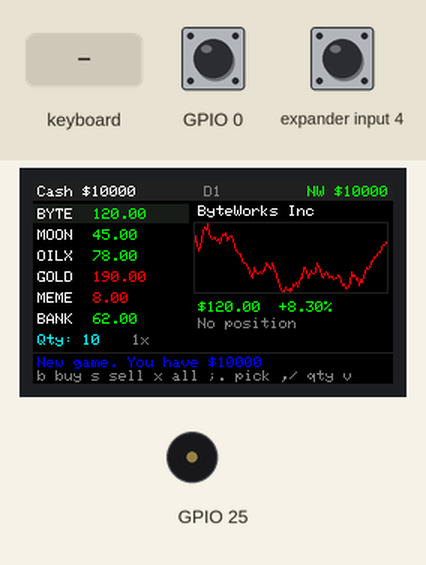
A sketch run on a simulated ESP32-S3. On the bench: 240×135 colour display, buzzer (waves = sounding). Inputs (shaded band) come from the test bench; at power-on: GPIO 0 HIGH, expander input 4 HIGH. Random numbers use the default seed unless the sketch sets one; EEPROM starts erased.

Above: at 0.4 s.
1.4 s: keyboard key "p" received
At 2.3 s:
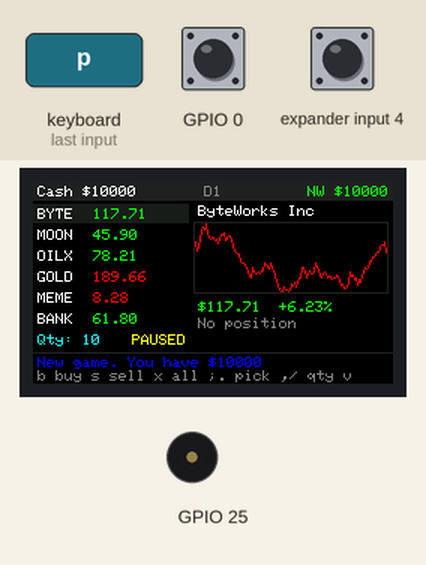
3.0 s: keyboard key "s" received
At 3.5 s:
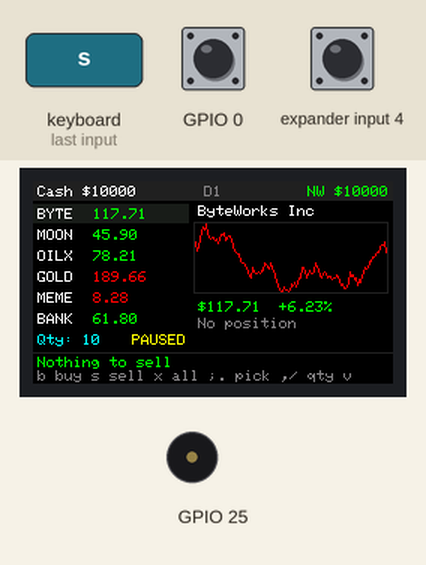
6.0 s: keyboard key "b" received
At 6.5 s:
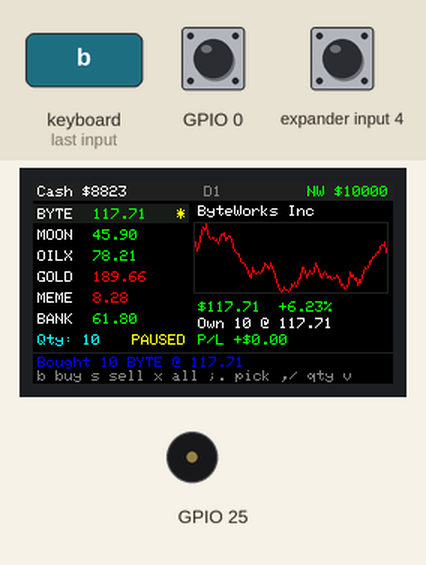
9.0 s: keyboard key ";" received
At 9.5 s:
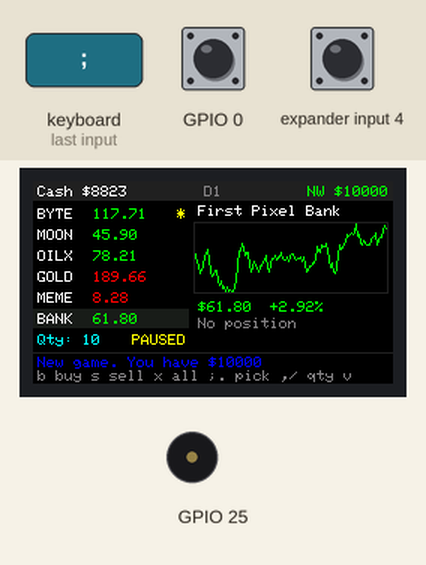
10.6 s: keyboard key "x" received
At 11.2 s:
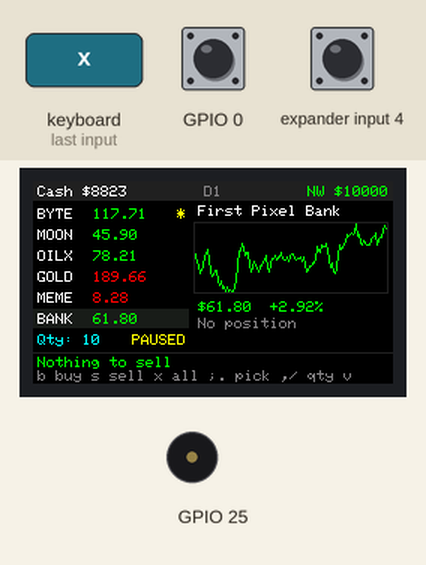
13.6 s: keyboard key "v" received
At 14.5 s:
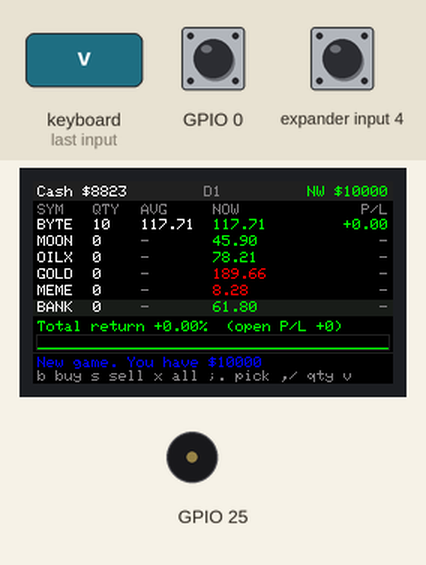
Timing chart, 0 to 16.2 s (numbered marks = the images above; inputs shaded):
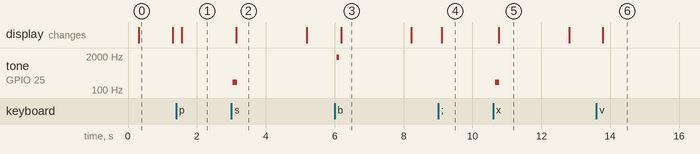

Measured:
- after the input at 3.0 s, tone on GPIO 25: silent → 200 Hz after 0.05 s, → silent 0.12 s later; the display: changes after 0.14 s (image 2)
- after the input at 6.0 s, tone on GPIO 25: silent → 1800 Hz after 0.07 s, → silent 0.06 s later; the display: changes after 0.18 s (image 3)
- after the input at 9.0 s, the display: changes after 0.11 s (image 4)
- after the input at 10.6 s, tone on GPIO 25: silent → 200 Hz after 0.06 s, → silent 0.12 s later; the display: changes after 0.16 s (image 5)
- after the input at 13.6 s, the display: changes after 0.18 s (image 6)
- what the display in image 0 shows lasts 1.0 s, from 0.3 s to 1.3 s
- what the display in image 2 shows lasts 2.1 s, from 3.1 s to 5.2 s

The sketch:

stock_trading_sim_adv.ino
```cpp
/*
 * Cardputer Stock Trading Simulator
 * Target: M5Stack Cardputer / Cardputer ADV (ESP32-S3, 240x135 LCD, keyboard)
 *
 * Libraries (Arduino Library Manager): M5Cardputer (pulls in M5Unified + M5GFX)
 * Board: "M5Stack-StampS3" (or M5Cardputer if your core lists it)
 *
 * Controls
 *   ; / .       select previous / next stock   (the up / down arrow keys)
 *   , / /       decrease / increase order size (the left / right arrow keys)
 *   1-6         jump straight to a stock
 *   b           buy selected stock
 *   s           sell selected stock
 *   x           sell entire position
 *   v or Tab    toggle Market / Portfolio view
 *   p           pause / resume
 *   f           cycle simulation speed
 *   m           mute / unmute
 *   o           flip screen orientation (landscape, saved)
 *   r (twice)   reset game to $10,000
 *
 * Progress (cash, holdings, prices) is saved to flash automatically.
 */

#include <M5Cardputer.h>
#include <Preferences.h>

#define N_STOCKS    6
#define HIST        130        // price history points (one per pixel of chart)
#define START_CASH  10000.0f
#define DAY_TICKS   60         // ticks per "day" (used for daily change %)

// ---------- colours ----------
#define C_BG     0x0000
#define C_HDR    0x2104
#define C_SEL    0x18E3
#define C_UP     0x07E0
#define C_DOWN   0xF800
#define C_TEXT   0xFFFF
#define C_DIM    0x8410
#define C_WARN   0xFFE0
#define C_CYAN   0x07FF

struct Stock {
  const char* sym;
  const char* name;
  float price;
  float base;     // long-run "fair value", price mean-reverts toward it
  float drift;    // per-tick drift
  float vol;      // per-tick volatility
  float hist[HIST];
  int   shares;
  float avg;      // average cost per share
  float prevClose;
};

Stock stocks[N_STOCKS] = {
  {"BYTE", "ByteWorks Inc",     120.0f, 120.0f, 0.00008f, 0.008f},
  {"MOON", "Moonshot Rockets",   45.0f,  45.0f, 0.00005f, 0.014f},
  {"OILX", "OilX Energy",        78.0f,  78.0f, 0.00002f, 0.009f},
  {"GOLD", "Golden Vault",      190.0f, 190.0f, 0.00001f, 0.004f},
  {"MEME", "MemeCoin Corp",       8.0f,   8.0f, 0.00000f, 0.030f},
  {"BANK", "First Pixel Bank",   62.0f,  62.0f, 0.00003f, 0.006f},
};

M5Canvas canvas(&M5Cardputer.Display);
Preferences prefs;

float    cash = START_CASH;
float    nwHist[HIST];
int      sel = 0;
int      view = 0;               // 0 = market, 1 = portfolio
bool     paused = false;
bool     muted = false;
uint32_t tickCount = 0;
uint32_t day = 1;

const int qtySteps[] = {1, 5, 10, 25, 100, 0};   // 0 = MAX
const int N_QTY = 6;
int qtyIdx = 2;

const uint32_t speedMs[] = {2000, 1000, 500, 250};
const char*    speedName[] = {"0.5x", "1x", "2x", "4x"};
int speedIdx = 1;

char     news[64] = "Welcome to the market!";
uint32_t newsColor = C_CYAN;
char     toast[40] = "";
uint32_t toastUntil = 0;
uint32_t toastColor = C_WARN;
uint32_t resetArmedUntil = 0;

uint32_t lastTick = 0, lastDraw = 0, lastSave = 0;

// ---------- screen rotation ----------
int rot = 1;   // 0-3; only landscape ones (width > height) are ever used

bool isLandscape() {
  return M5Cardputer.Display.width() > M5Cardputer.Display.height();
}

void saveRotation() {
  prefs.begin("stocksim", false);
  prefs.putInt("rot", rot);
  prefs.end();
}

// Apply the saved rotation; if it isn't landscape, find one that is.
void applyRotation() {
  for (int k = 0; k < 4; k++) {
    int r = (rot + k) % 4;
    M5Cardputer.Display.setRotation(r);
    if (isLandscape()) { rot = r; return; }
  }
}

// Flip to the next landscape orientation (i.e. turn the screen 180 degrees).
void cycleRotation() {
  for (int k = 1; k <= 4; k++) {
    int r = (rot + k) % 4;
    M5Cardputer.Display.setRotation(r);
    if (isLandscape() && r != rot) { rot = r; break; }
  }
  saveRotation();
}

// ---------- helpers ----------
float gauss() {                    // approx. standard normal
  float s = 0;
  for (int i = 0; i < 4; i++) s += random(0, 10001) / 10000.0f;
  return (s - 2.0f) * 1.732f;
}

float netWorth() {
  float t = cash;
  for (int i = 0; i < N_STOCKS; i++) t += stocks[i].shares * stocks[i].price;
  return t;
}

void showToast(const char* m, uint32_t col = C_WARN) {
  strncpy(toast, m, sizeof(toast) - 1);
  toast[sizeof(toast) - 1] = 0;
  toastColor = col;
  toastUntil = millis() + 2000;
}

void beep(int f, int ms) {
  if (!muted) M5Cardputer.Speaker.tone(f, ms);
}

int currentQty(bool buying) {
  Stock& s = stocks[sel];
  int q = qtySteps[qtyIdx];
  if (q == 0) q = buying ? (int)floorf(cash / s.price) : s.shares;
  return q;
}

// Build a plausible history ending at the current price (random walk backwards)
void seedHistory(int i) {
  Stock& s = stocks[i];
  float p = s.price;
  for (int k = HIST - 1; k >= 0; k--) {
    s.hist[k] = p;
    float r = s.drift + s.vol * gauss();
    p /= (1.0f + r);
    if (p < 0.5f) p = 0.5f;
  }
  s.prevClose = s.hist[max(0, HIST - 1 - DAY_TICKS)];
}

// ---------- persistence ----------
void save() {
  prefs.begin("stocksim", false);
  prefs.putFloat("cash", cash);
  prefs.putUInt("tick", tickCount);
  prefs.putUInt("day", day);
  char k[8];
  for (int i = 0; i < N_STOCKS; i++) {
    snprintf(k, sizeof(k), "sh%d", i); prefs.putInt(k, stocks[i].shares);
    snprintf(k, sizeof(k), "av%d", i); prefs.putFloat(k, stocks[i].avg);
    snprintf(k, sizeof(k), "pr%d", i); prefs.putFloat(k, stocks[i].price);
  }
  prefs.end();
}

bool load() {
  prefs.begin("stocksim", true);
  bool ok = prefs.isKey("cash");
  if (ok) {
    cash = prefs.getFloat("cash", START_CASH);
    tickCount = prefs.getUInt("tick", 0);
    day = prefs.getUInt("day", 1);
    char k[8];
    for (int i = 0; i < N_STOCKS; i++) {
      snprintf(k, sizeof(k), "sh%d", i); stocks[i].shares = prefs.getInt(k, 0);
      snprintf(k, sizeof(k), "av%d", i); stocks[i].avg = prefs.getFloat(k, 0);
      snprintf(k, sizeof(k), "pr%d", i); stocks[i].price = prefs.getFloat(k, stocks[i].price);
      stocks[i].base = stocks[i].price;
    }
  }
  prefs.end();
  return ok;
}

void resetGame() {
  cash = START_CASH;
  tickCount = 0;
  day = 1;
  const float startPrices[N_STOCKS] = {120, 45, 78, 190, 8, 62};
  for (int i = 0; i < N_STOCKS; i++) {
    stocks[i].price = stocks[i].base = startPrices[i];
    stocks[i].shares = 0;
    stocks[i].avg = 0;
    seedHistory(i);
  }
  float nw = netWorth();
  for (int i = 0; i < HIST; i++) nwHist[i] = nw;
  snprintf(news, sizeof(news), "New game. You have $%.0f", START_CASH);
  newsColor = C_CYAN;
  save();
}

// ---------- simulation ----------
void randomEvent() {
  if (random(0, 100) < 2) {                      // market-wide event
    bool up = random(0, 2);
    float m = (random(10, 30) / 1000.0f) * (up ? 1 : -1);
    for (int i = 0; i < N_STOCKS; i++) stocks[i].price *= (1.0f + m);
    snprintf(news, sizeof(news), up ? "Rate cut! Markets rally" : "Recession fears hit markets");
    newsColor = up ? C_UP : C_DOWN;
    return;
  }
  int i = random(0, N_STOCKS);
  bool up = random(0, 2);
  float shock = random(30, 100) / 1000.0f;
  if (stocks[i].vol > 0.02f) shock *= 1.8f;      // memes move harder
  stocks[i].price *= up ? (1.0f + shock) : (1.0f - shock);
  static const char* goodNews[] = {"%s beats earnings!", "%s unveils new product", "%s lands huge contract", "Analysts upgrade %s"};
  static const char* badNews[]  = {"%s CEO resigns", "%s product recall", "%s misses earnings", "Analysts downgrade %s"};
  snprintf(news, sizeof(news), up ? goodNews[random(0, 4)] : badNews[random(0, 4)], stocks[i].sym);
  newsColor = up ? C_UP : C_DOWN;
}

void tick() {
  float mkt = 0.002f * gauss();                  // shared market factor
  for (int i = 0; i < N_STOCKS; i++) {
    Stock& s = stocks[i];
    float r = s.drift + mkt + s.vol * gauss() + 0.002f * logf(s.base / s.price);
    s.price *= (1.0f + r);
    s.base *= (1.0f + s.drift);
  }
  if (random(0, 100) < 4) randomEvent();         // ~1 event / 25 ticks

  for (int i = 0; i < N_STOCKS; i++) {
    Stock& s = stocks[i];
    if (s.price < 0.5f) s.price = 0.5f;
    memmove(&s.hist[0], &s.hist[1], sizeof(float) * (HIST - 1));
    s.hist[HIST - 1] = s.price;
  }
  memmove(&nwHist[0], &nwHist[1], sizeof(float) * (HIST - 1));
  nwHist[HIST - 1] = netWorth();

  tickCount++;
  if (tickCount % DAY_TICKS == 0) {
    day++;
    for (int i = 0; i < N_STOCKS; i++) stocks[i].prevClose = stocks[i].price;
  }
}

// ---------- trading ----------
void doBuy() {
  Stock& s = stocks[sel];
  int q = currentQty(true);
  if (q <= 0) { showToast("Not enough cash", C_DOWN); beep(200, 120); return; }
  float cost = q * s.price;
  if (cost > cash + 0.001f) { showToast("Not enough cash", C_DOWN); beep(200, 120); return; }
  s.avg = (s.avg * s.shares + cost) / (s.shares + q);
  s.shares += q;
  cash -= cost;
  char m[40]; snprintf(m, sizeof(m), "Bought %d %s @ %.2f", q, s.sym, s.price);
  showToast(m, C_UP);
  beep(1800, 60);
  save();
}

void doSell(bool all) {
  Stock& s = stocks[sel];
  int q = all ? s.shares : currentQty(false);
  if (q > s.shares) q = s.shares;
  if (q <= 0) { showToast("Nothing to sell", C_DOWN); beep(200, 120); return; }
  float proceeds = q * s.price;
  float pl = q * (s.price - s.avg);
  cash += proceeds;
  s.shares -= q;
  if (s.shares == 0) s.avg = 0;
  char m[40]; snprintf(m, sizeof(m), "Sold %d %s %s$%.0f", q, s.sym, pl >= 0 ? "+" : "-", fabsf(pl));
  showToast(m, pl >= 0 ? C_UP : C_DOWN);
  beep(pl >= 0 ? 2200 : 900, 80);
  save();
}

// ---------- drawing ----------
void drawSpark(const float* d, int n, int x, int y, int w, int h) {
  float lo = d[0], hi = d[0];
  for (int i = 1; i < n; i++) { if (d[i] < lo) lo = d[i]; if (d[i] > hi) hi = d[i]; }
  float range = hi - lo;
  if (range < 0.0001f) range = 0.0001f;
  uint16_t col = (d[n - 1] >= d[0]) ? C_UP : C_DOWN;
  canvas.drawRect(x - 1, y - 1, w + 2, h + 2, C_HDR);
  int px = 0, py = 0;
  for (int i = 0; i < n; i++) {
    int cx = x + (i * (w - 1)) / (n - 1);
    int cy = y + h - 1 - (int)((d[i] - lo) / range * (h - 1));
    if (i > 0) canvas.drawLine(px, py, cx, cy, col);
    px = cx; py = cy;
  }
}

void drawHeader() {
  canvas.fillRect(0, 0, 240, 13, C_HDR);
  char b[32];
  canvas.setTextColor(C_TEXT, C_HDR);
  canvas.setTextDatum(top_left);
  snprintf(b, sizeof(b), "Cash $%.0f", cash);
  canvas.drawString(b, 3, 3);
  float nw = netWorth();
  canvas.setTextColor(nw >= START_CASH ? C_UP : C_DOWN, C_HDR);
  canvas.setTextDatum(top_right);
  snprintf(b, sizeof(b), "NW $%.0f", nw);
  canvas.drawString(b, 237, 3);
  canvas.setTextColor(C_DIM, C_HDR);
  canvas.setTextDatum(top_center);
  snprintf(b, sizeof(b), "D%lu", (unsigned long)day);
  canvas.drawString(b, 120, 3);
  canvas.setTextDatum(top_left);
}

void drawBottom() {
  canvas.fillRect(0, 114, 240, 21, C_BG);
  canvas.drawFastHLine(0, 114, 240, C_HDR);
  canvas.setTextDatum(top_left);
  if (millis() < toastUntil) {
    canvas.setTextColor(toastColor, C_BG);
    canvas.drawString(toast, 3, 117);
  } else {
    canvas.setTextColor(newsColor, C_BG);
    canvas.drawString(news, 3, 117);
  }
  canvas.setTextColor(C_DIM, C_BG);
  canvas.drawString("b buy s sell x all ;. pick ,/ qty v", 3, 126);
}

void drawMarket() {
  char b[48];
  canvas.setTextDatum(top_left);
  // stock list
  for (int i = 0; i < N_STOCKS; i++) {
    Stock& s = stocks[i];
    int y = 16 + i * 14;
    if (i == sel) canvas.fillRect(0, y - 1, 104, 13, C_SEL);
    uint16_t bg = (i == sel) ? C_SEL : C_BG;
    bool up = s.price >= s.prevClose;
    canvas.setTextColor(C_TEXT, bg);
    canvas.drawString(s.sym, 3, y + 2);
    canvas.setTextColor(up ? C_UP : C_DOWN, bg);
    snprintf(b, sizeof(b), "%.2f", s.price);
    canvas.drawString(b, 40, y + 2);
    if (s.shares > 0) {
      canvas.setTextColor(C_WARN, bg);
      canvas.drawString("*", 96, y + 2);
    }
  }
  // order size + speed under list
  canvas.setTextColor(C_DIM, C_BG);
  int q = qtySteps[qtyIdx];
  if (q == 0) snprintf(b, sizeof(b), "Qty: MAX");
  else snprintf(b, sizeof(b), "Qty: %d", q);
  canvas.setTextColor(C_CYAN, C_BG);
  canvas.drawString(b, 3, 102);
  canvas.setTextColor(paused ? C_WARN : C_DIM, C_BG);
  snprintf(b, sizeof(b), "%s", paused ? "PAUSED" : speedName[speedIdx]);
  canvas.drawString(b, 66, 102);

  // right panel
  Stock& s = stocks[sel];
  canvas.setTextColor(C_TEXT, C_BG);
  canvas.drawString(s.name, 110, 16);
  drawSpark(s.hist, HIST, 108, 28, 128, 46);

  float chg = (s.price / s.prevClose - 1.0f) * 100.0f;
  canvas.setTextColor(chg >= 0 ? C_UP : C_DOWN, C_BG);
  snprintf(b, sizeof(b), "$%.2f  %+.2f%%", s.price, chg);
  canvas.drawString(b, 110, 80);

  canvas.setTextColor(C_TEXT, C_BG);
  if (s.shares > 0) {
    snprintf(b, sizeof(b), "Own %d @ %.2f", s.shares, s.avg);
    canvas.drawString(b, 110, 91);
    float pl = s.shares * (s.price - s.avg);
    canvas.setTextColor(pl >= 0 ? C_UP : C_DOWN, C_BG);
    snprintf(b, sizeof(b), "P/L %s$%.2f", pl >= 0 ? "+" : "-", fabsf(pl));
    canvas.drawString(b, 110, 102);
  } else {
    canvas.setTextColor(C_DIM, C_BG);
    canvas.drawString("No position", 110, 91);
  }
}

void drawPortfolio() {
  char b[48];
  canvas.setTextDatum(top_left);
  canvas.setTextColor(C_DIM, C_BG);
  canvas.drawString("SYM", 3, 15);
  canvas.drawString("QTY", 40, 15);
  canvas.drawString("AVG", 72, 15);
  canvas.drawString("NOW", 120, 15);
  canvas.setTextDatum(top_right);
  canvas.drawString("P/L", 237, 15);
  canvas.setTextDatum(top_left);

  float totalPL = 0;
  for (int i = 0; i < N_STOCKS; i++) {
    Stock& s = stocks[i];
    int y = 25 + i * 11;
    if (i == sel) canvas.fillRect(0, y - 1, 240, 11, C_SEL);
    uint16_t bg = (i == sel) ? C_SEL : C_BG;
    canvas.setTextColor(C_TEXT, bg);
    canvas.drawString(s.sym, 3, y);
    snprintf(b, sizeof(b), "%d", s.shares);
    canvas.drawString(b, 40, y);
    if (s.shares > 0) {
      snprintf(b, sizeof(b), "%.2f", s.avg);
      canvas.drawString(b, 72, y);
    } else {
      canvas.setTextColor(C_DIM, bg);
      canvas.drawString("-", 72, y);
    }
    canvas.setTextColor(s.price >= s.prevClose ? C_UP : C_DOWN, bg);
    snprintf(b, sizeof(b), "%.2f", s.price);
    canvas.drawString(b, 120, y);
    float pl = s.shares * (s.price - s.avg);
    totalPL += pl;
    canvas.setTextDatum(top_right);
    if (s.shares > 0) {
      canvas.setTextColor(pl >= 0 ? C_UP : C_DOWN, bg);
      snprintf(b, sizeof(b), "%+.2f", pl);
    } else {
      canvas.setTextColor(C_DIM, bg);
      snprintf(b, sizeof(b), "-");
    }
    canvas.drawString(b, 237, y);
    canvas.setTextDatum(top_left);
  }

  float nw = netWorth();
  float ret = (nw / START_CASH - 1.0f) * 100.0f;
  canvas.setTextColor(ret >= 0 ? C_UP : C_DOWN, C_BG);
  snprintf(b, sizeof(b), "Total return %+.2f%%  (open P/L %+.0f)", ret, totalPL);
  canvas.drawString(b, 3, 93);
  drawSpark(nwHist, HIST, 3, 103, 234, 9);
}

void draw() {
  canvas.fillSprite(C_BG);
  drawHeader();
  if (view == 0) drawMarket(); else drawPortfolio();
  drawBottom();
  canvas.pushSprite(0, 0);
}

// ---------- input ----------
void handleKeys() {
  if (!(M5Cardputer.Keyboard.isChange() && M5Cardputer.Keyboard.isPressed())) return;
  auto st = M5Cardputer.Keyboard.keysState();
  if (st.tab) view ^= 1;

  for (char c : st.word) {
    c = tolower(c);
    switch (c) {
      case ';': sel = (sel + N_STOCKS - 1) % N_STOCKS; break;
      case '.': sel = (sel + 1) % N_STOCKS; break;
      case ',': if (qtyIdx > 0) qtyIdx--; break;
      case '/': if (qtyIdx < N_QTY - 1) qtyIdx++; break;
      case 'b': doBuy(); break;
      case 's': doSell(false); break;
      case 'x': doSell(true); break;
      case 'v': view ^= 1; break;
      case 'p': paused = !paused; break;
      case 'f': speedIdx = (speedIdx + 1) % 4; break;
      case 'o': cycleRotation(); break;
      case 'm': muted = !muted; showToast(muted ? "Sound off" : "Sound on", C_CYAN); break;
      case 'r':
        if (millis() < resetArmedUntil) {
          resetGame();
          showToast("Game reset!", C_CYAN);
          resetArmedUntil = 0;
        } else {
          resetArmedUntil = millis() + 3000;
          showToast("Press r again to reset", C_WARN);
        }
        break;
      default:
        if (c >= '1' && c <= '0' + N_STOCKS) sel = c - '1';
        break;
    }
  }
}

// ---------- main ----------
void setup() {
  auto cfg = M5.config();
  M5Cardputer.begin(cfg, true);
  prefs.begin("stocksim", true);
  rot = prefs.getInt("rot", 1);
  prefs.end();
  applyRotation();
  M5Cardputer.Display.setBrightness(120);
  M5Cardputer.Speaker.setVolume(80);

  canvas.setColorDepth(16);
  canvas.createSprite(240, 135);
  canvas.setTextSize(1);
  canvas.setTextWrap(false);

  randomSeed(esp_random());

  if (load()) {
    for (int i = 0; i < N_STOCKS; i++) seedHistory(i);
    float nw = netWorth();
    for (int i = 0; i < HIST; i++) nwHist[i] = nw;
    snprintf(news, sizeof(news), "Welcome back, trader!");
  } else {
    resetGame();
  }
  lastTick = lastDraw = lastSave = millis();
}

void loop() {
  M5Cardputer.update();
  handleKeys();

  uint32_t now = millis();
  if (!paused && now - lastTick >= speedMs[speedIdx]) {
    lastTick = now;
    tick();
  }
  if (now - lastDraw >= 50) {
    lastDraw = now;
    draw();
  }
  if (now - lastSave >= 30000) {
    lastSave = now;
    save();
  }
}
```
